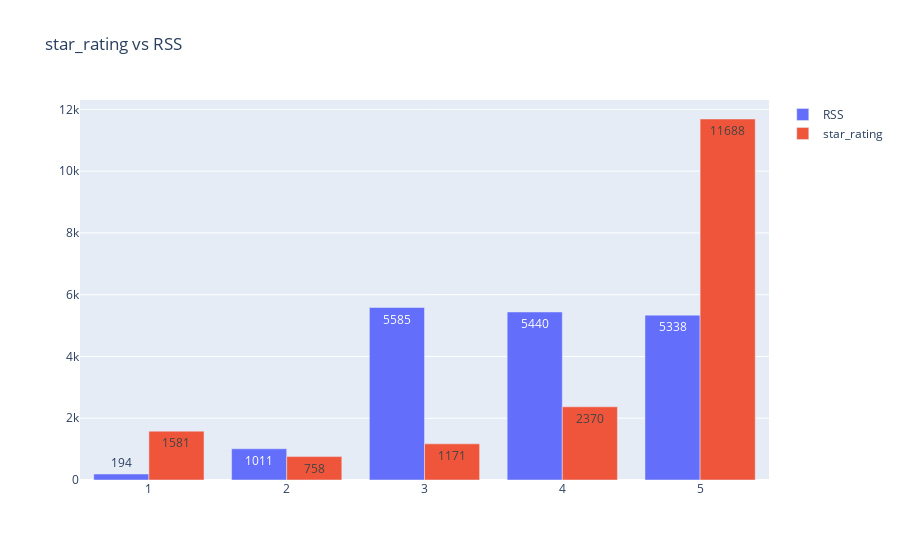

This figure's notebook cell:
### Code cell
overall_counts = dataset['overall'].value_counts()
RSS_counts = dataset['normalized_RSS'].value_counts()

fig = go.Figure()

fig.add_trace(go.Bar(x=RSS_counts.index, y=RSS_counts.values,
                #base=[-500,-600,-700],
                #marker_color='green',
                text=RSS_counts.values,
                name='RSS',
                #texttemplate='%{text:.2f}',
                textposition='auto',
                ))
fig.add_trace(go.Bar(x=overall_counts.index, y=overall_counts.values,
                #base=[-500,-600,-700],
                #marker_color='green',
                text=overall_counts.values,
                name='star_rating',
                #texttemplate='%{text:.2f}',
                textposition='auto',
                ))


fig.update_layout(
    title = 'star_rating vs RSS'
)
fig.show()

### Figure 1 — Plotly figure (JSON) as saved in the notebook; plotly's stock layout.template omitted (floating-point values rounded to 4 significant figures)
{"data": [{"name": "RSS", "text": [5585, 5440, 5338, 1011, 194], "textposition": "auto", "type": "bar", "x": [3, 4, 5, 2, 1], "y": [5585, 5440, 5338, 1011, 194]}, {"name": "star_rating", "text": [11688, 2370, 1581, 1171, 758], "textposition": "auto", "type": "bar", "x": [5, 4, 1, 3, 2], "y": [11688, 2370, 1581, 1171, 758]}], "layout": {"autosize": true, "title": {"text": "star_rating vs RSS"}, "xaxis": {"autorange": true, "range": [0.5, 5.5], "type": "linear"}, "yaxis": {"autorange": true, "range": [0, 12300.0], "type": "linear"}}}
